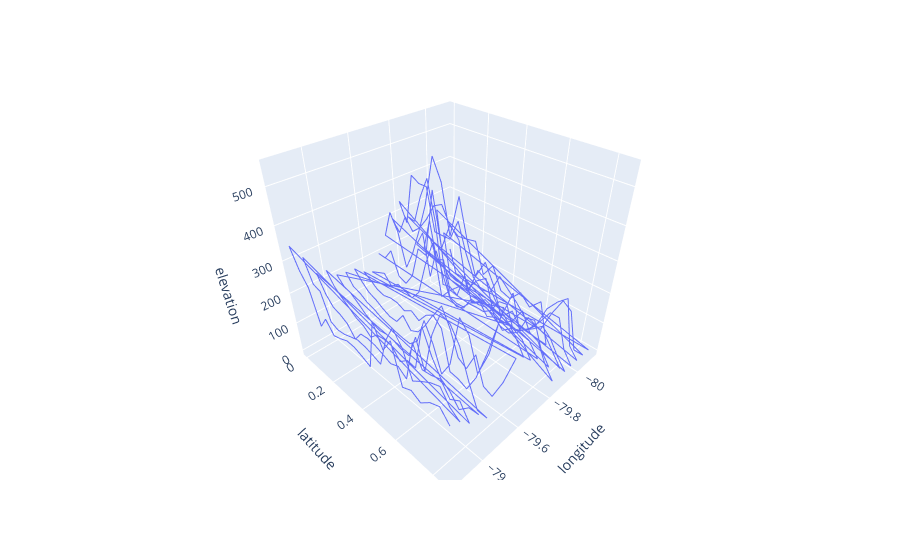

This figure's notebook cell:
### Markdown cell above
## 3d Graph of Latitude, Longitude, Altitude

### Code cell
fig = px.line_3d(df, x="longitude", y="latitude", z="elevation")
fig.show()

### Figure 1 — Plotly figure (JSON) as saved in the notebook; plotly's stock layout.template omitted (floating-point values rounded to 4 significant figures; data arrays with more than 128 entries replaced by an {"elided": "..."} marker saying what was removed)
{"data": [{"hovertemplate": "longitude=%{x}<br>latitude=%{y}<br>elevation=%{z}<extra></extra>", "legendgroup": "", "line": {"color": "#636efa", "dash": "solid"}, "mode": "lines", "name": "", "scene": "scene", "showlegend": false, "type": "scatter3d", "x": {"elided": "400 float values"}, "y": {"elided": "400 float values"}, "z": {"elided": "400 float values"}}], "layout": {"legend": {"tracegroupgap": 0}, "margin": {"t": 60}, "scene": {"domain": {"x": [0, 1], "y": [0, 1]}, "xaxis": {"title": {"text": "longitude"}}, "yaxis": {"title": {"text": "latitude"}}, "zaxis": {"title": {"text": "elevation"}}}}}
